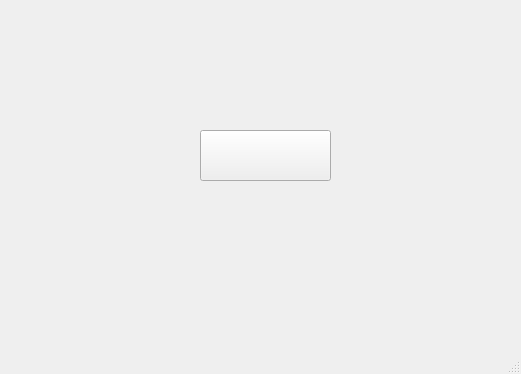
<?xml version="1.0" encoding="UTF-8"?>
<ui version="4.0">
 <class>MainWindow</class>
 <widget class="QMainWindow" name="MainWindow">
  <property name="geometry">
   <rect>
    <x>0</x>
    <y>0</y>
    <width>521</width>
    <height>374</height>
   </rect>
  </property>
  <property name="windowTitle">
   <string>MainWindow</string>
  </property>
  <widget class="QWidget" name="centralwidget">
   <widget class="QPushButton" name="pushButton">
    <property name="geometry">
     <rect>
      <x>200</x>
      <y>130</y>
      <width>131</width>
      <height>51</height>
     </rect>
    </property>
    <property name="text">
     <string/>
    </property>
   </widget>
  </widget>
  <widget class="QMenuBar" name="menubar">
   <property name="geometry">
    <rect>
     <x>0</x>
     <y>0</y>
     <width>521</width>
     <height>21</height>
    </rect>
   </property>
  </widget>
  <widget class="QStatusBar" name="statusbar"/>
 </widget>
 <resources/>
 <connections/>
</ui>
